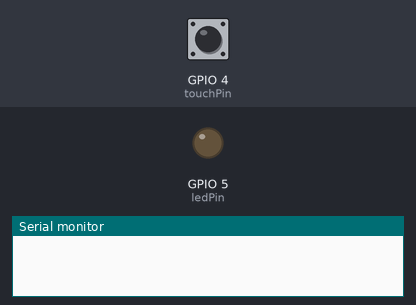
The sketch below on a simulated ESP32. Shown: output pins drawn as LEDs (lit = HIGH), the last lines printed to the serial monitor. Inputs (shaded band) come from the test bench; at power-on: GPIO 4 (touchPin) HIGH.

Above: at 0.0 s.
At 1.1 s:
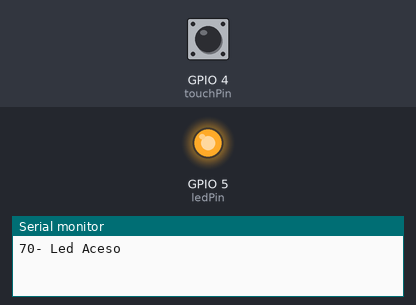
Timing chart, 0 to 2.6 s (numbered marks = the images above):
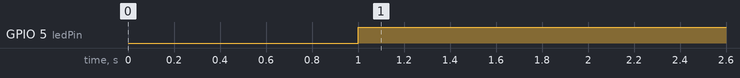

The sketch:

aula10.ino
```cpp
# define touchPin 4
# define ledPin 5
# define limite 400

int touchValue;

void setup() {
  // put your setup code here, to run once:
  Serial.begin(115200);
  delay(1000);
  pinMode(ledPin,OUTPUT);

}

void loop() {
  // put your main code here, to run repeatedly:
  for(int i=0;i<100;i++){
    touchValue+=touchRead(touchPin);
  }
  touchValue=touchValue/100;
  Serial.print(touchValue);
  if (touchValue<limite){
    digitalWrite(ledPin,HIGH);
    Serial.println("- Led Aceso");
  }
  else{
     digitalWrite(ledPin,LOW);
    Serial.println("- Led Apagado");
  }
  delay(500);
}
```

Measured:
- by itself, GPIO 5 (ledPin): LOW → HIGH at 1.0 s
